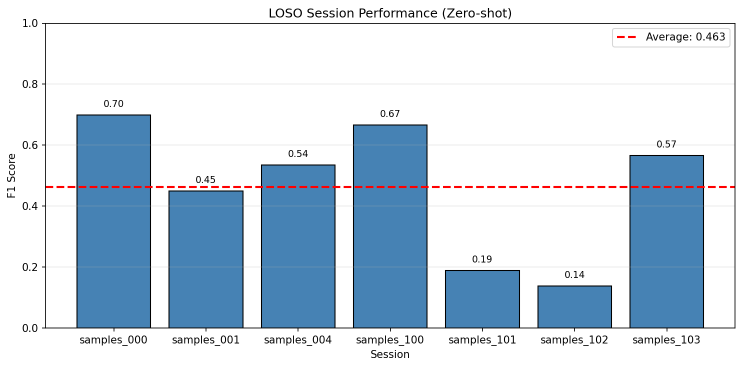
#> input picture docs/figures/fig1_loso_session_performance.png, 1485 x 735 px (shown at 1/2 size); its folder holds 4 pictures in this run
$ python make_dark_variants.py
#> lines starting #> are read from the running program, lines starting #| are printed output that depends on the picture; after the words box and inside, x2 and y2 are one past the last pixel; in counts of white or black regions, pixels touching at a corner belong together
"""Make a dark-theme variant of a matplotlib figure that has a white ground.

Only achromatic pixels are touched: white ground becomes near-black, black text
and axes become light. Colored pixels (the bars, the ROC line) keep their hue,
so the data is untouched.
"""
import sys
import numpy as np
from PIL import Image

DARK_BG = np.array([13, 17, 23], dtype=np.float32)      # GitHub dark canvas
LIGHT_INK = np.array([201, 209, 217], dtype=np.float32)  # GitHub dark foreground


def darkify(src, dst, sat_thresh=26):
#> called with sat_thresh = 26
    im = Image.open(src).convert("RGB")
    a = np.asarray(im).astype(np.float32)

    mx = a.max(axis=2)
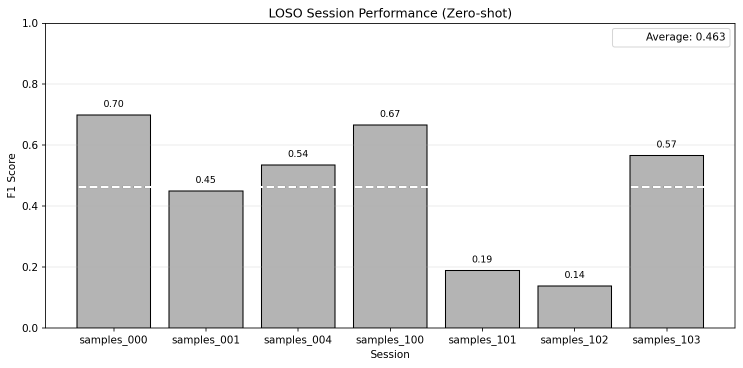
#> mx: shape (735, 1485) float32 (shown at 1/2 size); min 0, max 255, mean 229
    mn = a.min(axis=2)
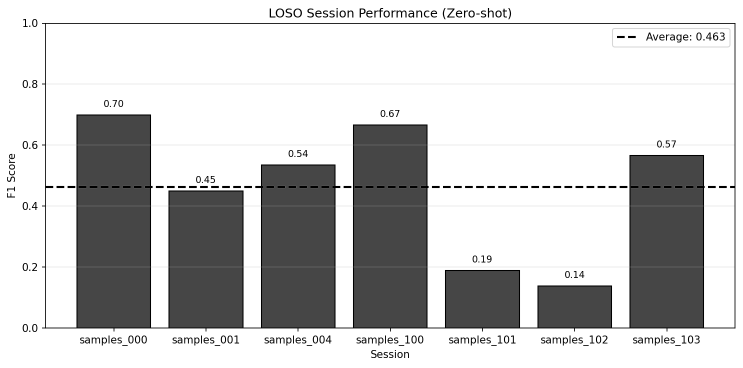
#> mn: shape (735, 1485) float32 (shown at 1/2 size); min 0, max 255, mean 199.6
    achromatic = (mx - mn) < sat_thresh          # gray, white or black
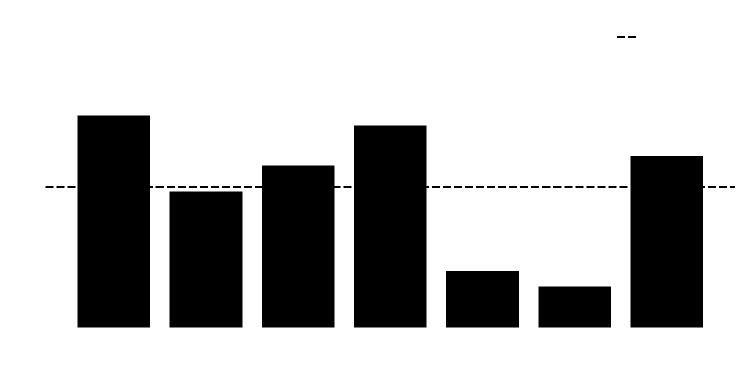
#> achromatic: shape (735, 1485) bool (shown at 1/2 size); 73.7% white; 43 black regions, largest, box (x1, y1, x2, y2) and area: (155, 231, 306, 655) 61504, (708, 251, 858, 655) 58600, (1261, 312, 1410, 655) 49751
    lum = a.mean(axis=2) / 255.0                 # 1.0 = white ground, 0.0 = ink
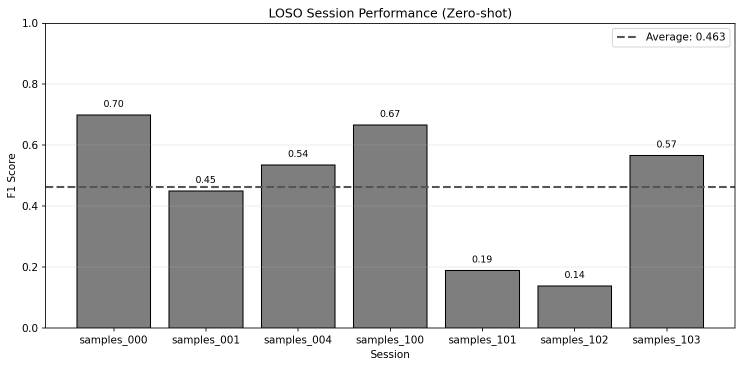
#> lum: shape (735, 1485) float32 (shown at 1/2 size); min 0, max 1, mean 0.841

    # white ground -> DARK_BG, black ink -> LIGHT_INK, linear in between
    mapped = DARK_BG[None, None, :] * lum[..., None] + LIGHT_INK[None, None, :] * (1.0 - lum[..., None])
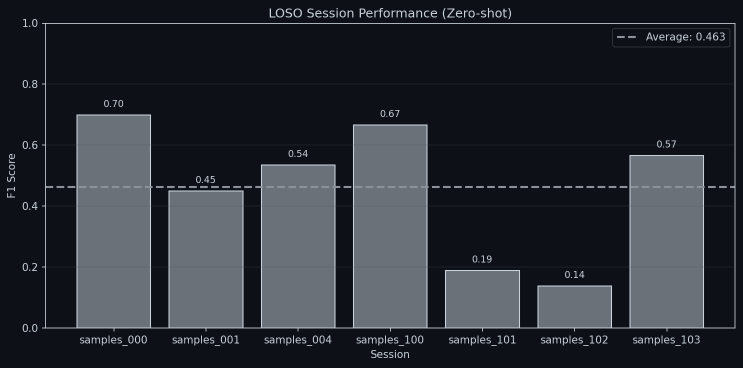
#> mapped: shape (735, 1485, 3) float32 (shown at 1/2 size); mean of channels 0, 1, 2 42.7, 47.1, 53.9; drawn as R, G, B

    out = a.copy()
    out[achromatic] = mapped[achromatic]
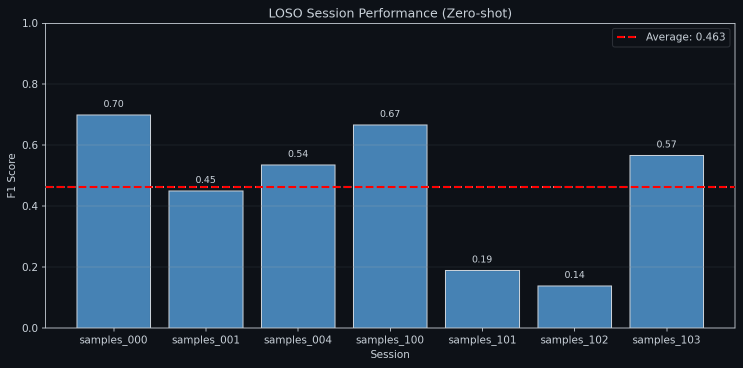
#> out: shape (735, 1485, 3) float32 (shown at 1/2 size); mean R, G, B 33.4, 50.7, 68.8
    Image.fromarray(np.clip(out, 0, 255).astype(np.uint8)).save(dst)
    frac = achromatic.mean()
#> frac = 0.737
    print(f"  {dst}   achromatic pixels remapped: {frac*100:.1f}%")
#|   docs/figures/fig1_loso_session_performance-dark.png   achromatic pixels remapped: 73.7%


if __name__ == "__main__":
    import glob, os
    here = os.path.dirname(os.path.abspath(__file__))
    targets = sys.argv[1:] or [
        p for p in sorted(glob.glob(os.path.join(here, "fig*.png")))
        if not p.endswith("-dark.png")
        # the confusion matrix uses a colormap that spans white to blue, so
        # inverting its achromatic pixels would flip what the light cells mean
        and "confusion_matrix" not in p
    ]
    for src in targets:
        darkify(src, src.replace(".png", "-dark.png"))
#> pass 2 of the loop `for src in targets:`:
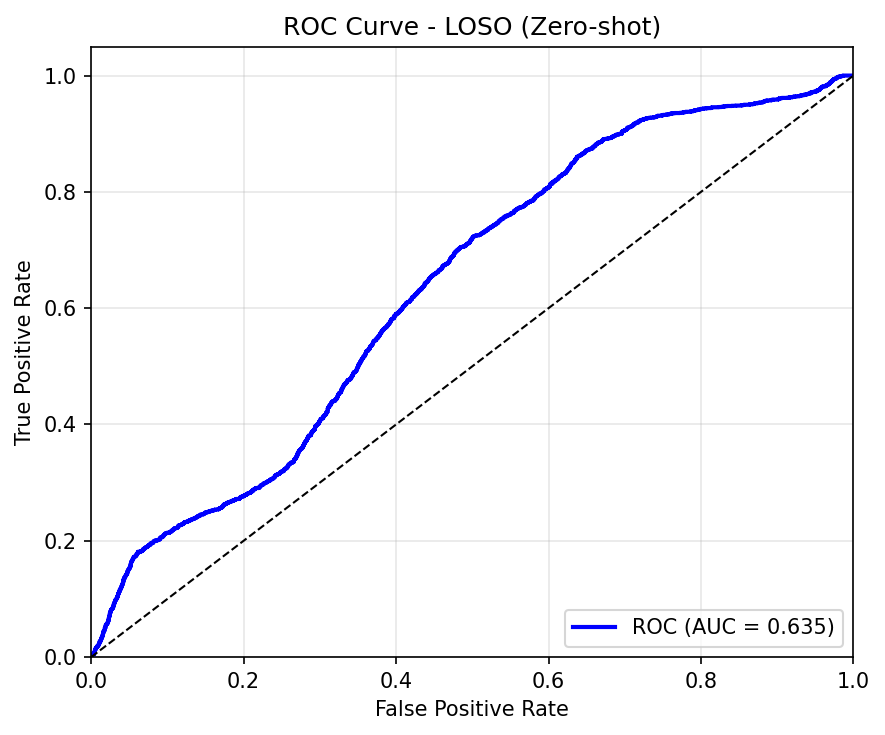
#> input picture docs/figures/fig2_loso_roc_curve.png, 885 x 735 px
#> im: PIL image 885x735 RGB
#> a: shape (735, 885, 3) float32
#> mx: shape (735, 885) float32
#> mn: shape (735, 885) float32
#> in darkify (call 2), `achromatic = (mx - mn) < sat_thresh`:
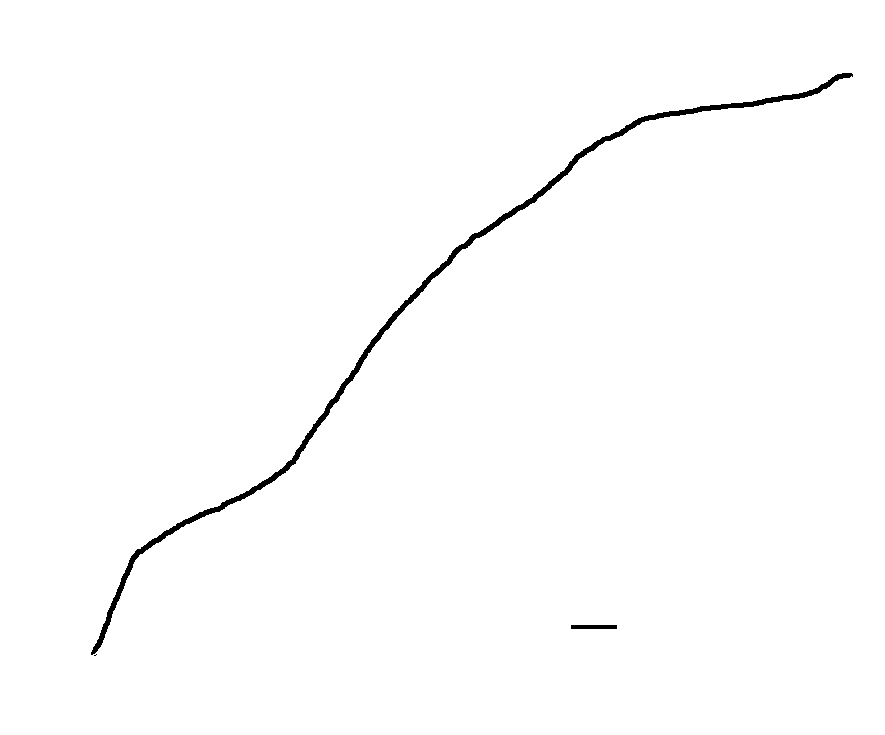
#> achromatic: shape (735, 885) bool; 99.1% white; 3 black regions (1 under 20 px), largest, box (x1, y1, x2, y2) and area: (91, 73, 853, 655) 5409, (571, 625, 617, 629) 184
#> lum: shape (735, 885) float32
#> mapped: shape (735, 885, 3) float32
#> out: shape (735, 885, 3) float32
#> in darkify (call 2), `Image.fromarray(np.clip(out, 0, 255).astype(np.uint8)).save(dst)`:
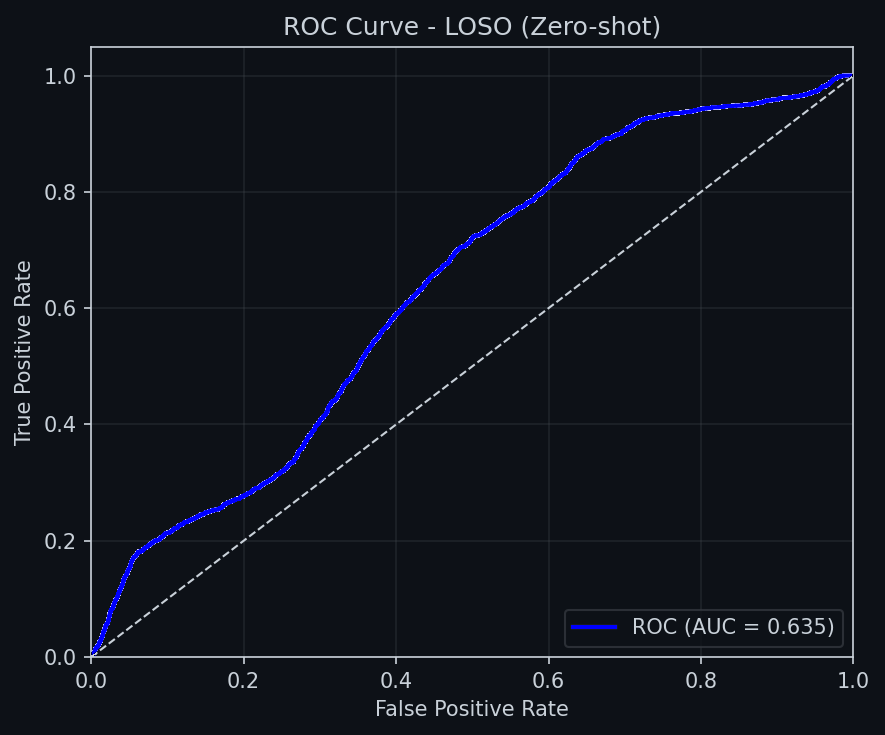
#> saved as fig2_loso_roc_curve-dark.png: PIL image 885x735 RGB; mean R, G, B 16.9, 20.9, 28.9
#> frac = 0.991
#|   docs/figures/fig2_loso_roc_curve-dark.png   achromatic pixels remapped: 99.1%
